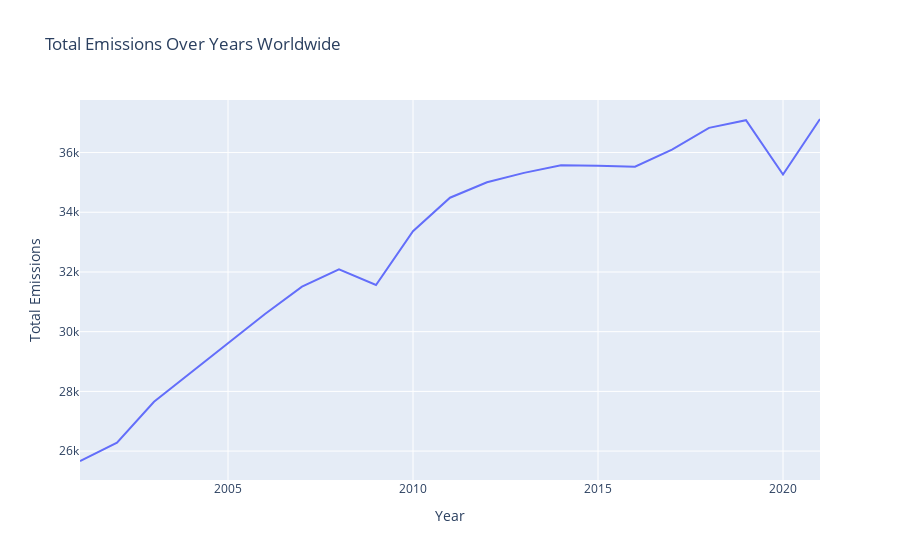

The cell this chart's notebook holds for it:
### Code cell
# Filter the DataFrame for a specific country (e.g., Afghanistan)
country_code = 'Global'  # Replace with the desired country code
country_data = emissions_df[(emissions_df['Country'] == country_code) & (emissions_df['Year'] >= 2001)]

# Extract the Year and Total emissions columns
year_total_emissions = country_data[['Year', 'Total']]

# Create a plot using Plotly
fig = px.line(year_total_emissions, x='Year', y='Total', title='Total Emissions Over Years Worldwide')
fig.update_layout(xaxis_title='Year', yaxis_title='Total Emissions')

# Show the plot
fig.show()

### Figure 1 — Plotly figure (JSON) as saved in the notebook; plotly's stock layout.template omitted (floating-point values rounded to 4 significant figures)
{"data": [{"hovertemplate": "Year=%{x}<br>Total=%{y}<extra></extra>", "legendgroup": "", "line": {"color": "#636efa", "dash": "solid"}, "marker": {"symbol": "circle"}, "mode": "lines", "name": "", "orientation": "v", "showlegend": false, "type": "scatter", "x": [2001, 2002, 2003, 2004, 2005, 2006, 2007, 2008, 2009, 2010, 2011, 2012, 2013, 2014, 2015, 2016, 2017, 2018, 2019, 2020, 2021], "xaxis": "x", "y": [25670.0, 26280.0, 27650.0, 28640.0, 29610.0, 30590.0, 31510.0, 32090.0, 31560.0, 33360.0, 34490.0, 35010.0, 35320.0, 35580.0, 35560.0, 35520.0, 36100.0, 36830.0, 37080.0, 35260.0, 37120.0], "yaxis": "y"}], "layout": {"autosize": true, "legend": {"tracegroupgap": 0}, "title": {"text": "Total Emissions Over Years Worldwide"}, "xaxis": {"anchor": "y", "autorange": true, "domain": [0, 1], "range": [2001, 2021], "title": {"text": "Year"}, "type": "linear"}, "yaxis": {"anchor": "x", "autorange": true, "domain": [0, 1], "range": [25030.0, 37760.0], "title": {"text": "Total Emissions"}, "type": "linear"}}}
